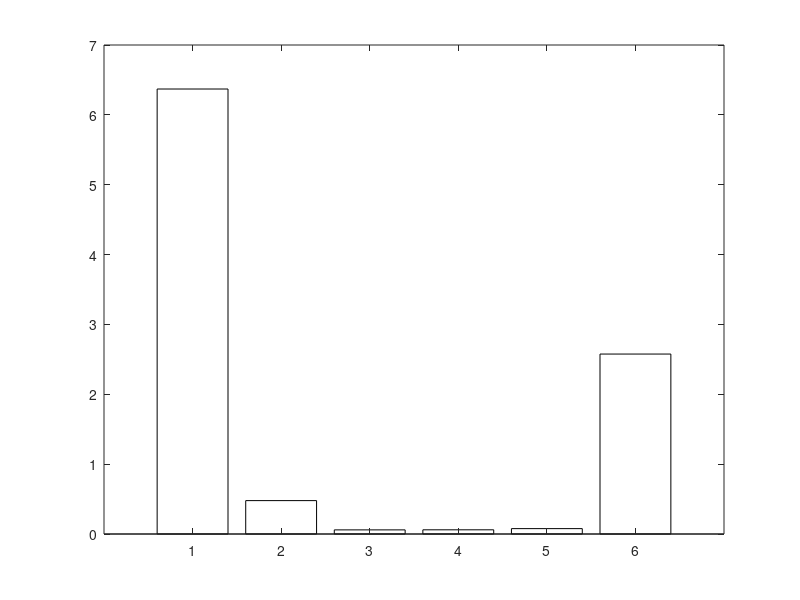

Reproduce this figure in MATLAB. (Note: this script raises an error after producing the figure.)
% ==============================================================
% Comparativa 2D Richardson-Lucy - MATLAB
% Gráficos de barras con estilo académico
% ==============================================================

% Datos de la tabla (medianas)
implementaciones = { ...
    'Python - SimpleITK', ...
    'Python - Scikit-image', ...
    'Julia - DeconvOptim (orig)', ...
    'Julia - DeconvOptim (adapt)', ...
    'Julia - DeconvOptim (TV)', ...
    'MATLAB - DL2'};

tiempos_sintetica = [6.37, 0.478, 0.059, 0.060, 0.077, 2.576];
tiempos_celulas   = [1.46, 0.090, 0.015, 0.016, 0.020, 0.835];

% Paleta de colores (más académica)
colores = lines(length(implementaciones));

% --------------------------------------------------------------
% Función auxiliar para gráficos
% --------------------------------------------------------------
function crearGrafico(tiempos, implementaciones, titulo, nombreFichero, colores, usarLog)
    figure('Color','w','Position',[100 100 800 400]); % Fondo blanco, tamaño adecuado
    b = bar(tiempos, 'FaceColor','flat');
    for k = 1:length(tiempos)
        b.CData(k,:) = colores(k,:); % aplicar paleta
    end

    % Etiquetas del eje X
    set(gca, 'XTickLabel', implementaciones, 'XTickLabelRotation', 30, ...
        'FontSize', 12, 'FontName','Times New Roman');

    % Eje Y
    ylabel('Tiempo de ejecución (s)', 'FontSize', 13, 'FontWeight','bold');
    title(titulo, 'FontSize', 14, 'FontWeight','bold');

    % Líneas de cuadrícula
    grid on; box on;

    % Escala logarítmica si se pide
    if usarLog
        set(gca, 'YScale', 'log');
    end

    % Guardar en alta calidad
    exportgraphics(gca, nombreFichero, 'Resolution', 300);
end

% --------------------------------------------------------------
% Gráficos (lineales y logarítmicos)
% --------------------------------------------------------------

% Imagen sintética
crearGrafico(tiempos_sintetica, implementaciones, ...
    'Comparativa 2D - Imagen sintética', 'comparativa_sintetica.png', colores, false);

crearGrafico(tiempos_sintetica, implementaciones, ...
    'Comparativa 2D - Imagen sintética (escala log)', 'comparativa_sintetica_log.png', colores, true);

% Imagen células
crearGrafico(tiempos_celulas, implementaciones, ...
    'Comparativa 2D - Imagen células', 'comparativa_celulas.png', colores, false);

crearGrafico(tiempos_celulas, implementaciones, ...
    'Comparativa 2D - Imagen células (escala log)', 'comparativa_celulas_log.png', colores, true);
